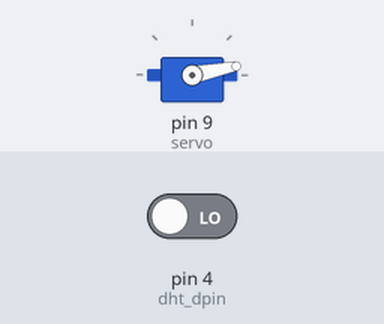
Recording of a sketch running on a simulated Arduino Uno, built with avr-gcc and run on an emulated ATmega328P. Shown: servo. The test bench sets the inputs (shaded band); at power-on: pin 4 (dht_dpin) LOW. What the sketch prints to the serial monitor is not drawn.

Above: at 1.05 s.
At 2.25 s:
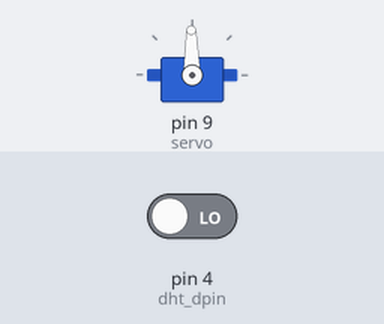
At 3.5 s:
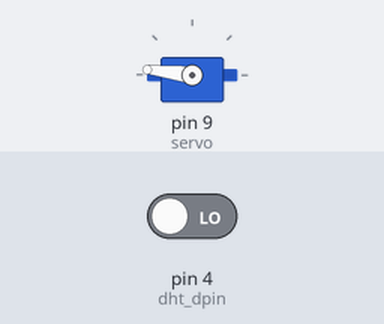
At 5.95 s:
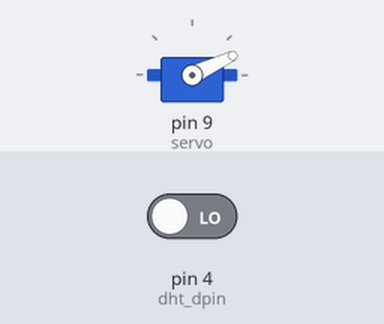
Timing chart, 0 to 8.7 s (numbered marks = the images above):
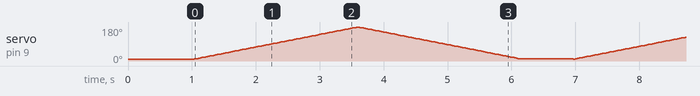

The sketch:

fridgecontroller.ino
```cpp
/* DHT11 temperature and humidity sensor
 */
#include <Servo.h>
#define dht_dpin 4
Servo servo;
int state = 0;
int angle = 10;
byte bGlobalErr;
byte dht_dat[5];

void setup(){
InitDHT();
servo.attach(9);
servo.write(angle);
Serial.begin(9600);
delay(300);
Serial.println("Humidity and temperature\n\n");
delay(700);
}

void loop(){
  ReadDHT();
 Serial.print("Current humdity = ");
 Serial.print(dht_dat[0], DEC);
 Serial.print(".");
 Serial.print(dht_dat[1], DEC);
 Serial.print("%  ");
 Serial.print("temperature = ");
 Serial.print(dht_dat[2], DEC);
 Serial.print(".");
 Serial.print(dht_dat[3], DEC);
 Serial.println("C  ");
       digitalWrite(5,HIGH);
       servoControl();
if(Serial.available() > 0)
{ // Checks whether data is comming from the serial port
    state = Serial.read();

}
Serial.print(state);
  delay(800);
}

void InitDHT(){
   pinMode(dht_dpin,OUTPUT);
        digitalWrite(dht_dpin,HIGH);
}
void servoControl()
{

 // scan from 0 to 180 degrees
  for(angle = 10; angle < 180; angle++)
  {
    servo.write(angle);
    delay(15);
  }
  // now scan back from 180 to 0 degrees
  for(angle = 180; angle > 10; angle--)
  {
    servo.write(angle);
    delay(15);
  }
}
void ReadDHT(){
bGlobalErr=0;
byte dht_in;
byte i;
digitalWrite(dht_dpin,LOW);
delay(20);

digitalWrite(dht_dpin,HIGH);
delayMicroseconds(40);
pinMode(dht_dpin,INPUT);
//delayMicroseconds(40);
dht_in=digitalRead(dht_dpin);

if(dht_in){
   bGlobalErr=1;
   return;
   }
delayMicroseconds(80);
dht_in=digitalRead(dht_dpin);

if(!dht_in){
   bGlobalErr=2;
   return;
   }
delayMicroseconds(80);
for (i=0; i<5; i++)
   dht_dat[i] = read_dht_dat();
pinMode(dht_dpin,OUTPUT);
digitalWrite(dht_dpin,HIGH);
byte dht_check_sum =
       dht_dat[0]+dht_dat[1]+dht_dat[2]+dht_dat[3];
if(dht_dat[4]!= dht_check_sum)
   {bGlobalErr=3;}
};

byte read_dht_dat(){
  byte i = 0;
  byte result=0;
  for(i=0; i< 8; i++){
      while(digitalRead(dht_dpin)==LOW);
      delayMicroseconds(30);
      if (digitalRead(dht_dpin)==HIGH)
     result |=(1<<(7-i));
    while (digitalRead(dht_dpin)==HIGH);
    }
  return result;
 if (state == '0') {
  digitalWrite(5, LOW); // Turn LED OFF
  Serial.println("LED: OFF"); // Send back, to the phone, the String "LED: ON"
  state = 0;
 }
 else if (state == '1') {
  digitalWrite(5, HIGH);
  Serial.println("LED: ON");;
  state = 0;
 }
}
```
